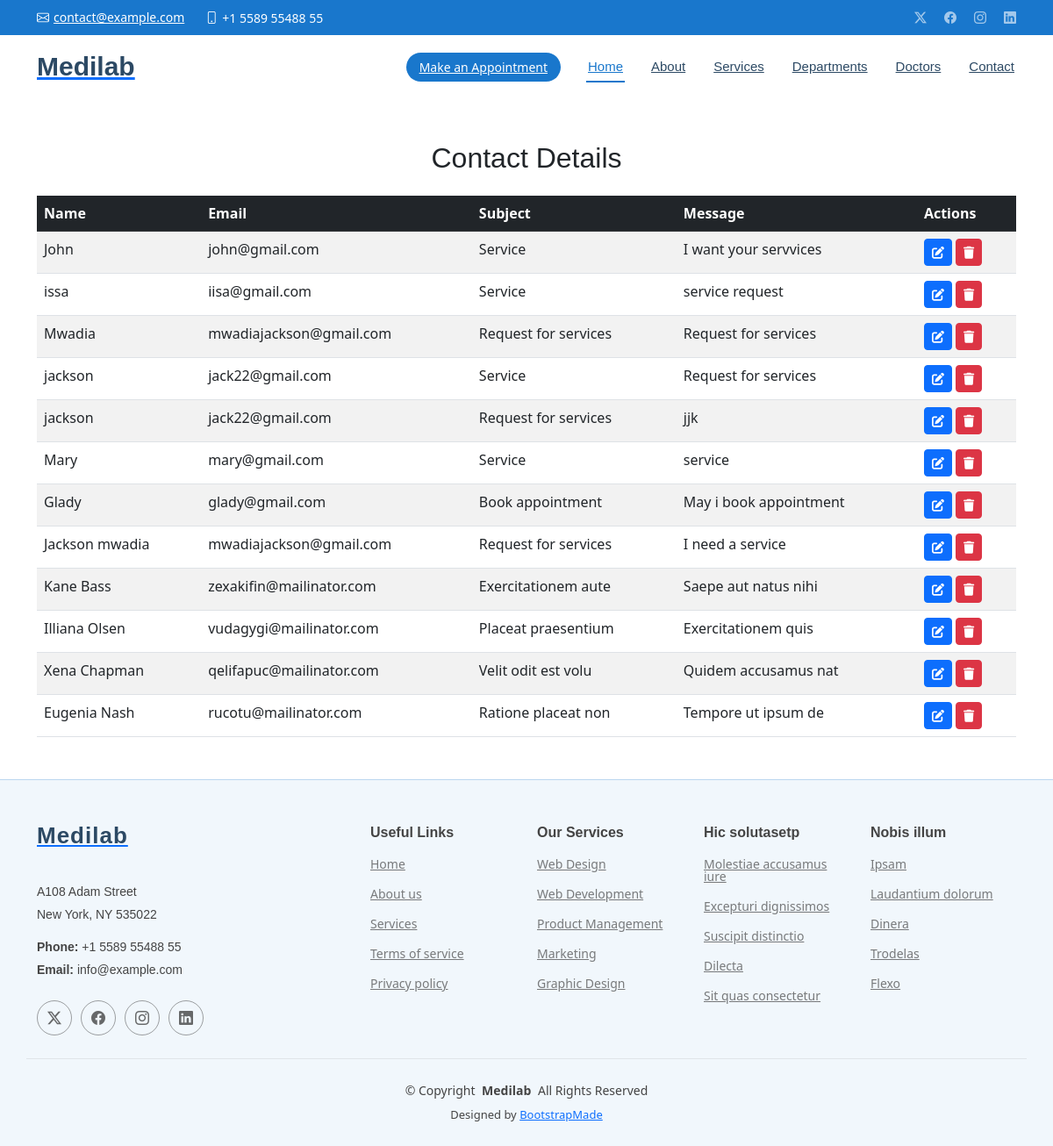
The page /view-contacts/ on the database as committed earlier.
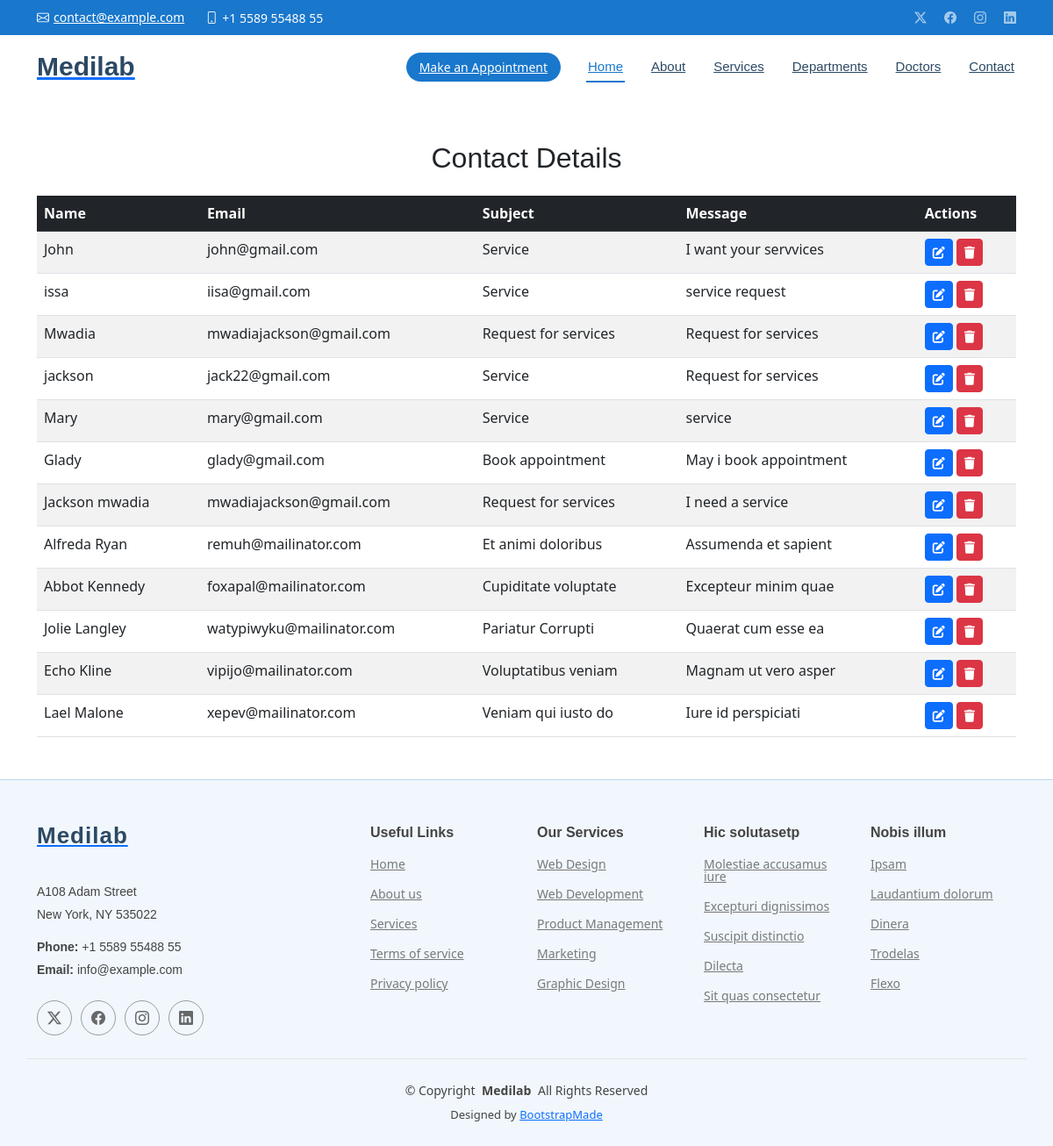
The same page on the database as committed later.
### medilabApp/models.py (models this page shows, shortened)
class Contact(models.Model):
    name = models.CharField(max_length=100, validators=[validate_no_empty])
    email = models.EmailField(validators=[validate_no_empty])
    subject = models.CharField(max_length=200, validators=[validate_no_empty])
    message = models.TextField(validators=[validate_no_empty])

### medilabApp/views.py (the view)
# urls.py: path('view-contacts/', views.view_contact, name='view-contacts'),
def view_contact(request):
    all_contacts = Contact.objects.all()
    return render(request, 'view-contact.html', {'all_contacts': all_contacts})

### templates/view-contact.html (shortened to what this page needs)
{% extends 'starter-page.html' %}
{% load static %}
{% block body %}
<!doctype html>
<html lang="en">
<head>
    <link href="https://cdn.jsdelivr.net/npm/bootstrap@5.3.0/dist/css/bootstrap.min.css" rel="stylesheet">
    <link href="https://cdnjs.cloudflare.com/ajax/libs/font-awesome/6.0.0-beta3/css/all.min.css" rel="stylesheet">
</head>
<body>
    <div class="container my-5">
        <h2 class="text-center mb-4">Contact Details</h2>
        <table class="table table-striped">
            <thead class="table-dark">
                <tr>
                    <th>Name</th>
                    <th>Email</th>
                    <th>Subject</th>
                    <th>Message</th>
                    <th>Actions</th>
                </tr>
            </thead>
            <tbody>
                {% for contact in all_contacts %}
                <tr>
                    <td>{{ contact.name }}</td>
                    <td>{{ contact.email }}</td>
                    <td>{{ contact.subject }}</td>
                    <td>{{ contact.message }}</td>
                    <td>
                        <a href="#" class="btn btn-primary btn-sm" title="Edit">
                            <i class="fas fa-edit"></i>
                        </a>
                        <a href="{% url 'delete_contact' contact.id %}" class="btn btn-danger btn-sm" title="Delete" onclick="confirmsDelete(event, {{ contact.id }})">
                            <i class="fas fa-trash"></i>
                        </a>
                    </td>
                </tr>
                {% endfor %}
            </tbody>
        </table>
    </div>
</body>
</html>
{% endblock %}

Rows that differ between the two databases and show on the page:
removed Contact: name "jackson", email "jack22@gmail.com", subject "Request for services", message "jjk"
removed Contact: name "Kane Bass", email "zexakifin@mailinator.com", subject "Exercitationem aute", message "Saepe aut natus nihi"
removed Contact: name "Illiana Olsen", email "vudagygi@mailinator.com", subject "Placeat praesentium", message "Exercitationem quis"
removed Contact: name "Xena Chapman", email "qelifapuc@mailinator.com", subject "Velit odit est volu", message "Quidem accusamus nat"
removed Contact: name "Eugenia Nash", email "rucotu@mailinator.com", subject "Ratione placeat non", message "Tempore ut ipsum de"
added Contact: name "Alfreda Ryan", email "remuh@mailinator.com", subject "Et animi doloribus", message "Assumenda et sapient"
added Contact: name "Abbot Kennedy", email "foxapal@mailinator.com", subject "Cupiditate voluptate", message "Excepteur minim quae"
added Contact: name "Jolie Langley", email "watypiwyku@mailinator.com", subject "Pariatur Corrupti", message "Quaerat cum esse ea"
added Contact: name "Echo Kline", email "vipijo@mailinator.com", subject "Voluptatibus veniam", message "Magnam ut vero asper"
added Contact: name "Lael Malone", email "xepev@mailinator.com", subject "Veniam qui iusto do", message "Iure id perspiciati"
